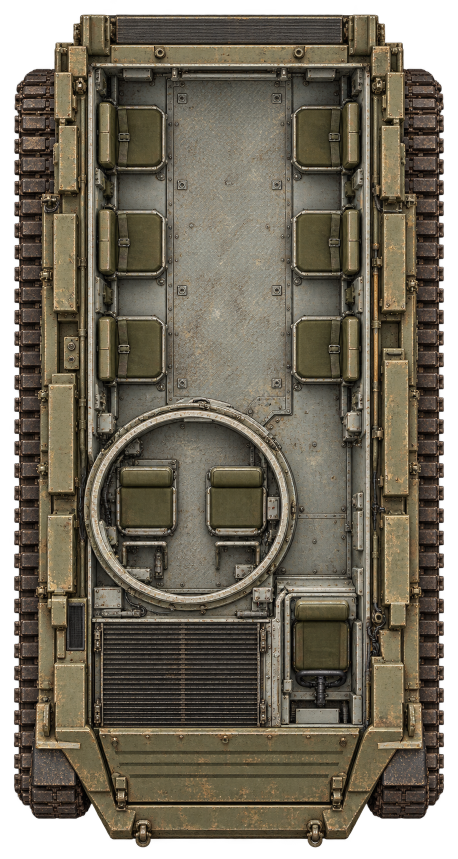
#> input picture dev/art/m4/bwp/roof-off-bradley-v1.png, 916 x 1717 px (shown at 1/2 size)
$ python frame.py
#> lines starting #> are read from the running program, lines starting #| are printed output that depends on the picture
"""Fit generated art uniformly to the IFV catalog frame, preserving its alpha."""
from pathlib import Path
from PIL import Image

HERE = Path(__file__).resolve().parent
SIZE = (720,1350)
MARGIN = 20

def bounds(image):
    return image.getchannel("A").point(lambda v:255 if v > 8 else 0).getbbox()

def frame():
    image = Image.open(HERE / "roof-off-bradley-v1.png").convert("RGBA")
#> image is the input picture: PIL image 916x1717 RGBA; mean R, G, B, A 85.6, 78.1, 63.3, 218.8
    # The cutout has an almost-opaque (252/255) interior; make the solid vehicle
    # opaque while preserving its antialiased, transparent outer edge.
    image.putalpha(image.getchannel("A").point(lambda v:255 if v>128 else v))
    crop = bounds(image)
#> crop = (27, 28, 889, 1695)
    fitted = image.crop(crop)
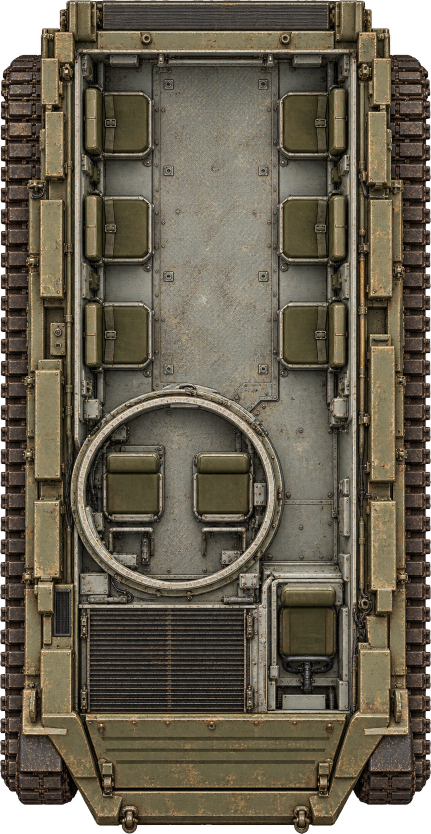
#> fitted: PIL image 862x1667 RGBA (shown at 1/2 size); mean R, G, B, A 93.5, 85.4, 69.2, 242.5; transparent parts drawn white
    fitted.thumbnail((SIZE[0]-MARGIN*2,SIZE[1]-MARGIN*2),Image.Resampling.LANCZOS)
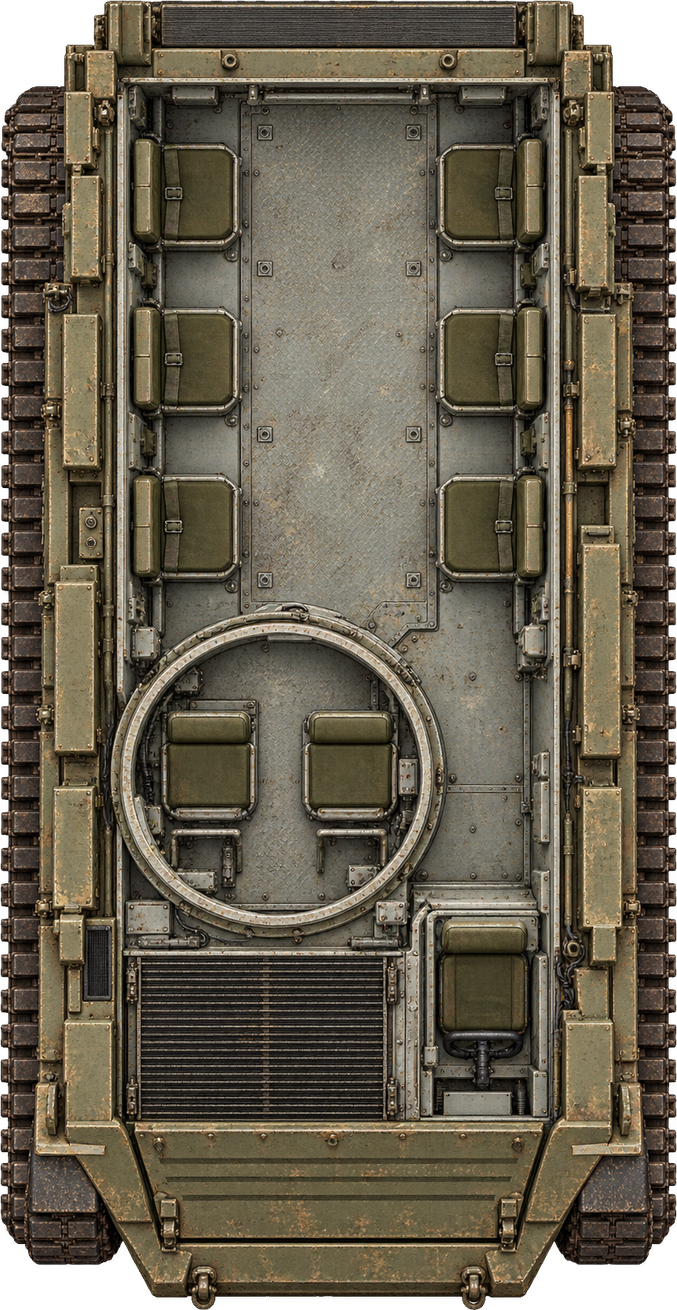
#> fitted: PIL image 677x1310 RGBA; mean R, G, B, A 93.4, 85.3, 69.1, 242.5; transparent parts drawn white
    result = Image.new("RGBA",SIZE)
#> result: PIL image 720x1350 RGBA; every value is 0
    at = ((SIZE[0]-fitted.width)//2,(SIZE[1]-fitted.height)//2)
#> at = (21, 20)
    result.paste(fitted,at)
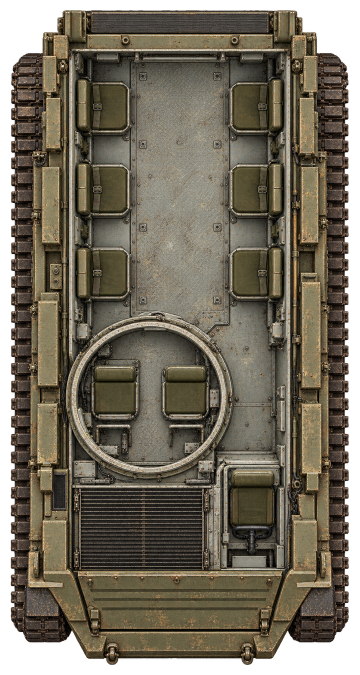
#> result: PIL image 720x1350 RGBA (shown at 1/2 size); mean R, G, B, A 85.2, 77.9, 63.1, 221.2; transparent parts drawn white
    result.putalpha(result.getchannel("A").point(lambda v:255 if v>128 else v))
    print({"source":image.size,"crop":crop,"fitted":fitted.size,"at":at})
#| {'source': (916, 1717), 'crop': (27, 28, 889, 1695), 'fitted': (677, 1310), 'at': (21, 20)}
    return result

def register_edit(source,reference):
    image = Image.open(source).convert("RGBA")
    crop,target = bounds(image),bounds(reference)
    fitted = image.crop(crop).resize((target[2]-target[0],target[3]-target[1]),Image.Resampling.LANCZOS)
    result = Image.new("RGBA",SIZE)
    result.paste(fitted,target[:2])
    print({"edit":source.name,"crop":crop,"target":target})
    return result

if __name__ == "__main__":
    frame().save(HERE / "roof-off-native.png")
